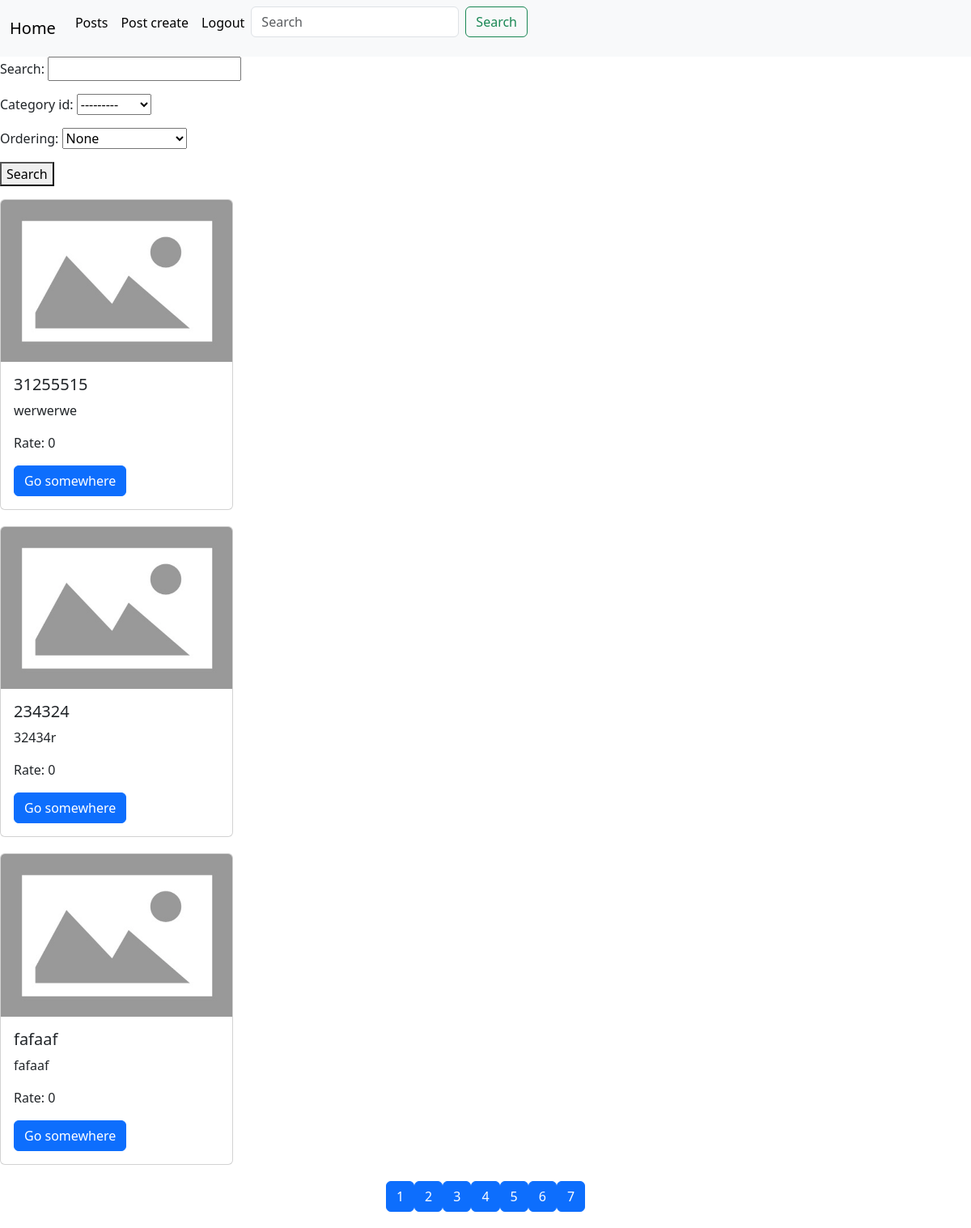
Page /posts/?page=6 (signed in) on the earlier database version.
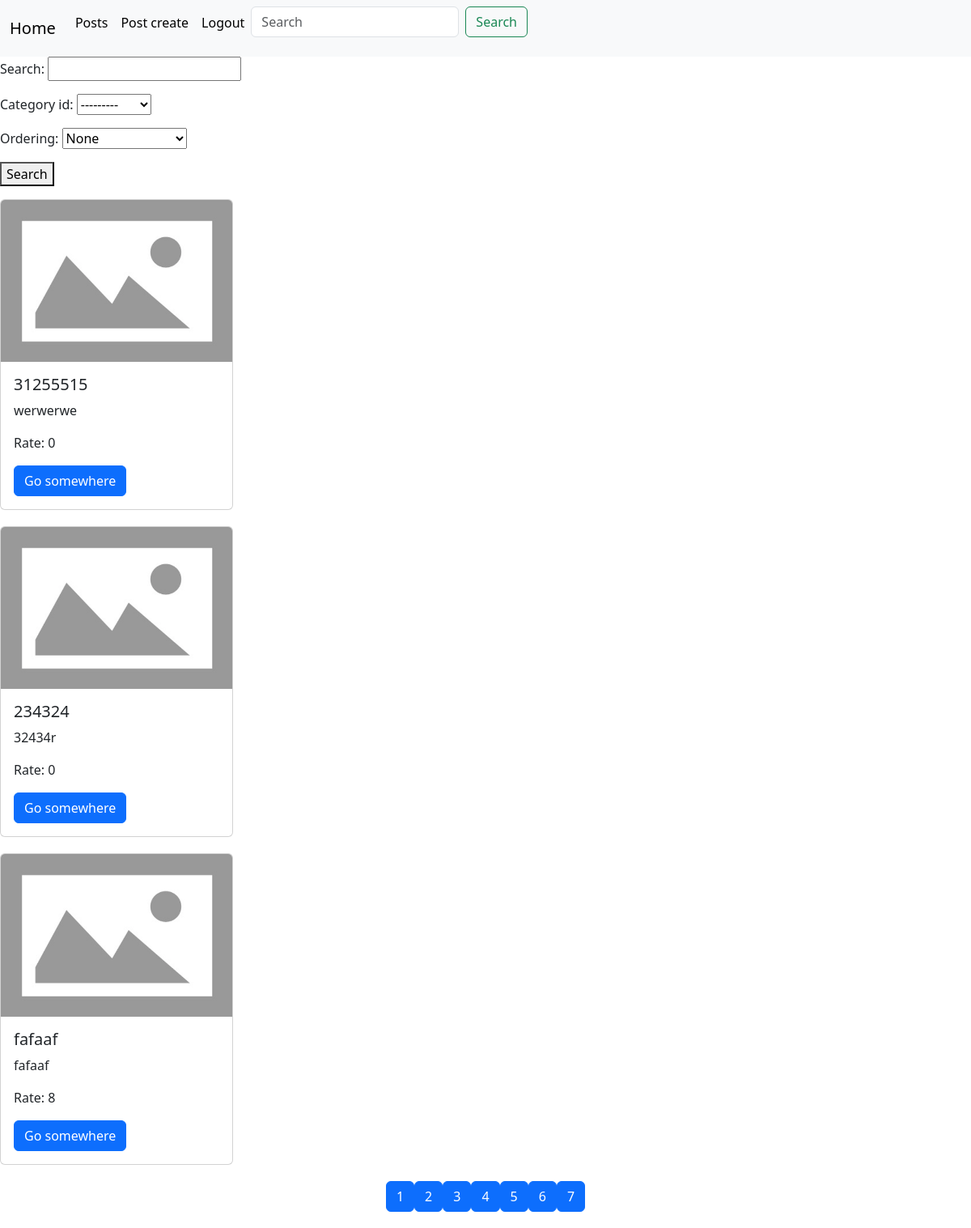
Same page on the later database version.
### posts/models.py (models this page shows, shortened)
class Post(models.Model):
    image = models.ImageField(null=True, blank=True, upload_to="posts")
    title = models.CharField(max_length=256)
    content = models.CharField(max_length=456)
    rate = models.IntegerField(default=0, null=True)
    created_at = models.DateTimeField(auto_now_add=True, null=True)
    updated_at = models.DateTimeField(auto_now=True, null=True)
    category = models.ForeignKey(Category, on_delete=models.CASCADE, null=True)
    tags = models.ManyToManyField(Tag)

### posts/views.py (the view)
# urls.py: path("posts/", post_list_view),
@login_required(login_url="/login")
def post_list_view(request):
     limit = 3
     if request.method == "GET":
          form = SearchForm()
          posts = Post.objects.all()
          search = request.GET.get("search")
          category_id = request.GET.get("category_id")
          ordering = request.GET.get("ordering")
          page = request.GET.get("page", 1)
          if search:
               posts = posts.filter(Q(title__icontains=search) | Q(content__icontains=search))
          if category_id:
               posts = posts.filter(category_id=int(category_id))
          if ordering:
               posts = posts.order_by(ordering)
          max_pages = posts.count() / limit
          if round(max_pages) < max_pages:
               max_pages = round(max_pages + 1)
          else:
               max_pages = round(max_pages)
          start = (int(page) - 1) * limit
          end = int(page) * limit
          posts = posts[start:end]
          return render(request, "posts/post_list.html", context={'posts': posts, "form": form, "max_pages": range(1, max_pages + 1)})

### posts/forms.py
class SearchForm(forms.Form):
    search = forms.CharField(required=False)
    category_id = forms.ModelChoiceField(queryset=Category.objects.all(), required=False)
    orderings = (
        ("rate", "Rate"),
        ("-rate", "Rate (desc)"),
        ("created_at", "Created at"),
        ("-created_at", "Created at (desc)"),
        ("updated_at", "Updated at"),
        ("-updated_at", "Updated at (desc)"),
        (None, None)
    )
    ordering = forms.ChoiceField(choices=orderings, required=False)

### posts/models.py (called while the page is built)
    def __str__(self):
        return f"{self.name}"

### templates/posts/post_list.html
{% extends 'base.html' %}
{% load static %}
{% block content %}
<form action="" method="get" enctype="multipart/form-data">
    {{ form.as_p }}
    <button type="submit"><Search>Search</button>
</form>
  {% for post in posts %}
  <div class="card" style="width: 18rem; margin-bottom: 20px;">
    {% if post.image %}
      <img src="{{ post.image.url }}" class="card-img-top" alt="Post image">
    {% else %}
      <img src="{% static 'placeholder.png' %}" class="card-img-top" alt="No image">
    {% endif %}
    <div class="card-body">
      <h5 class="card-title">{{ post.title }}</h5>
      <p class="card-text">{{ post.content }}</p>
      <p class="card-text">Rate: {{ post.rate }}</p>
      <a href="/posts/{{ post.id }}" class="btn btn-primary">Go somewhere</a>
    </div>
  </div>
  {% endfor %}
<div style="display: flex;justify-content: center; margin-top: 20px;margin-bottom: 20px;">
        {% for i in max_pages %}
            <a href="/posts/?page={{ i }}" class="btn btn-primary">
                {{ i }}
            </a>
        {% endfor %}
</div>
{% endblock %}

Differences in the rows shown:
changed Post "fafaaf": rate "0" → "8"
